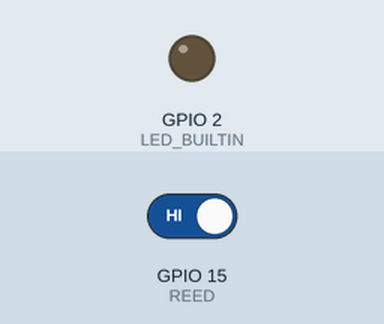
Recording of a sketch running on a simulated ESP32. Parts: output pins drawn as LEDs (lit = HIGH). The test bench sets the inputs (shaded band); at power-on: GPIO 15 (REED) HIGH. What the sketch prints to the serial monitor is not drawn.

Above: at 1.2 s.
1.3 s: GPIO 15 (REED) driven LOW
At 2.5 s:
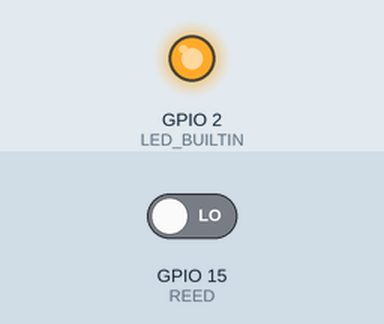
2.8 s: GPIO 15 (REED) driven HIGH
At 3.8 s:
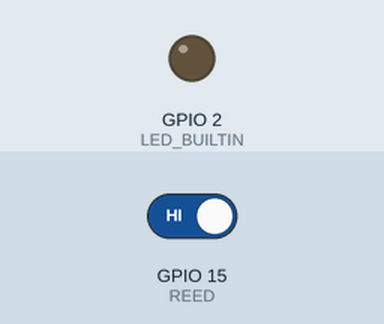
Timing chart, 0 to 5.8 s (numbered marks = the images above; inputs shaded):
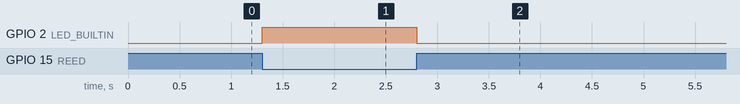

The sketch:

interrupt_debounce_example.ino
```cpp
#define LED_BUILTIN 2
#define REED 15

volatile unsigned int presses;
volatile unsigned int lastPressHeard;
volatile unsigned int stablePinState = 1;
volatile unsigned int lastCheckedInterrupt;
int debounceInterval = 50;

int printInterval = 100;
int lastPrintedAt;

void IRAM_ATTR pinthing()
{
  if (millis() - lastCheckedInterrupt > debounceInterval * 3) {
    // It's been a long time since we last called interrupt,
    // so wherever the pin state was, has flipped
    stablePinState = 1 - stablePinState;
  }
  if (!digitalRead(REED) && stablePinState && millis() - lastCheckedInterrupt > debounceInterval)
  {
    lastPressHeard = millis();
    stablePinState = 0;
    presses++;
  }
  lastCheckedInterrupt = millis();
}

void setup() {
  Serial.begin(115200);
  Serial.println("Hello World");
  // put your setup code here, to run once:
  pinMode(LED_BUILTIN, OUTPUT);
  pinMode(REED, INPUT_PULLUP);
  attachInterrupt(REED, pinthing, CHANGE);
}

void loop() {
  // put your main code here, to run repeatedly:
  if (digitalRead(REED)) {
    digitalWrite(LED_BUILTIN, LOW);
  } else {
    digitalWrite(LED_BUILTIN, HIGH);
  }
  if (millis() - lastPrintedAt > printInterval) {
    Serial.print("Presses: ");
    Serial.print(presses);
    Serial.print("\tPin state: ");
    Serial.println(digitalRead(REED));
  }
  // if (millis() - lastPressHeard > debounceInterval) {
  //   stablePinState = digitalRead(REED);
  // }
}
```

Measured:
- after the input at 1.3 s, GPIO 2 (LED_BUILTIN): LOW → HIGH at once
- after the input at 2.8 s, GPIO 2 (LED_BUILTIN): HIGH → LOW at once
